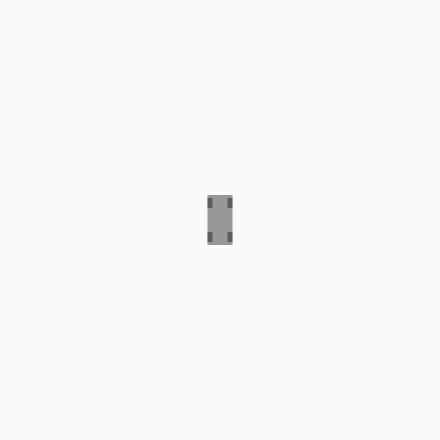
Frame 1 (no input)
Frame 60 (the mouse pressed at the canvas centre just before this capture): identical to frame 1, image omitted
Frame 120 (the mouse held since frame 60 and released just before this capture): identical to frame 1, image omitted

The Processing sketch that drew this single still picture (run headless with seeded random() and noise(); from frame 60 on, the mouse is pressed at the canvas centre):

// Processing sketch: processing_67562
// ── processing_67562.pde

// simple car

PVector position, velocity;
float angle, steerAngle;

boolean[] keys = new boolean[256];

//
void setup() {
  
  //
  size(440, 440);
  smooth();
  
  //
  velocity = new PVector();
  position = new PVector(width * 0.5, height * 0.5);
  
  //
  angle = 0.0;
  steerAngle = 0.0;
  
}


//
void draw() {
  
  //
  background(250);

  //
  PVector force = new PVector();  
  
  //
  PVector vector1 = new PVector(sin(angle), cos(angle));
  PVector vector2 = new PVector(vector1.y, - vector1.x);
  
  //
  float forwardVelocity = vector1.dot(velocity);
  float sidewaysVelocity = vector2.dot(velocity);

  //
  steerAngle = 0.0;
  float factor = constrain(forwardVelocity * 0.3, -1.0, 1.0);
  if(keys[37]) {
    angle += 0.04 * factor;
    steerAngle = - PI * 0.10;
  }
  if(keys[39]) {
    angle -= 0.04 * factor;  
    steerAngle = PI * 0.10;
  }
  
  //
  force.add(PVector.mult(vector1, -forwardVelocity * 0.1));
  if(keys[38]) {
    force.add(PVector.mult(vector1, 1.0));
  }    
  if(keys[40]) {
    force.add(PVector.mult(vector1, -1.0));
  }   
  
  //
  float sidewaysFriction = - constrain(sidewaysVelocity * 10.0, -2.0, 2.0);
  force.add(PVector.mult(vector2, sidewaysFriction));  
  
  //
  force.div(10.0);
  velocity.add(force);
  position.add(velocity);
  
  //
  position.x = (position.x + width) % width;
  position.y = (position.y + height) % height;
  
  //
  fill(0, 100);
  noStroke();
  rectMode(CENTER);
  //
  pushMatrix();
  translate(position.x, position.y);
  rotate(-angle);
  rect(0, 0, 25, 50);
  pushMatrix();
  translate(10,17);
  rotate(steerAngle);
  rect(0, 0, 5, 10);
  popMatrix();
  pushMatrix();
  translate(-10,17);
  rotate(steerAngle);
  rect(0, 0, 5, 10);
  popMatrix();
  pushMatrix();
  translate(-10,-17);
  rect(0, 0, 5, 10);
  popMatrix();   
  pushMatrix();
  translate(10,-17);
  rect(0, 0, 5, 10);
  popMatrix();   
  popMatrix();
  
}


//
void keyPressed() {keys[keyCode] = true;}
void keyReleased() {keys[keyCode] = false;}
